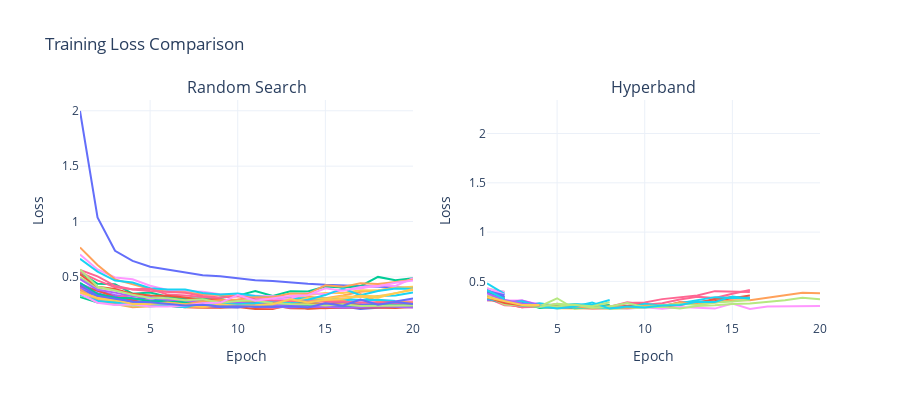

Here is the notebook cell this chart was saved with:
### Markdown cell above
<p style="font-weight: bold; font-size: 20px;">#️ of Trials - Why does it differ so much?</p>

- Hyperband algorithm focuses resources on promising configurations by combining random sampling and early elimination of poor configurations. More combinations can be tested with the same amount of resources (time).

### Code cell
e7_grouped = df_e7.groupby('config.epochs')
df7 = e7_grouped.get_group(20)

e6_grouped = df_e6.groupby('config.epochs')
df6 = e6_grouped.get_group(20)

fig = make_subplots(rows=1, cols=2, subplot_titles=["Random Search", "Hyperband"])

for trial in df7['trial_id'].unique().tolist():
    df = df7[df7['trial_id'] == trial]
    fig.add_trace(go.Scatter(x=df['training_iteration'], y=df['mean_val_loss'], mode='lines'), row=1, col=1)
fig.update_xaxes(title_text="Epoch", row=1, col=1)
fig.update_yaxes(title_text="Loss", row=1, col=1)

for trial in df6['trial_id'].unique().tolist():
    df = df6[df6['trial_id'] == trial]
    fig.add_trace(go.Scatter(x=df['training_iteration'], y=df['mean_val_loss'], mode='lines'), row=1, col=2)
fig.update_xaxes(title_text="Epoch", row=1, col=2)
fig.update_yaxes(title_text="Loss", row=1, col=2)

fig.update_layout(title_text="Training Loss Comparison", showlegend=False, width=900, height=400)

fig.show()

### Figure 1 — Plotly figure (JSON) as saved in the notebook; plotly's stock layout.template omitted (floating-point values rounded to 4 significant figures)
{"data": [{"mode": "lines", "type": "scatter", "x": [1, 2, 3, 4, 5, 6, 7, 8, 9, 10, 11, 12, 13, 14, 15, 16, 17, 18, 19, 20], "xaxis": "x", "y": [1.998, 1.037, 0.736, 0.6453, 0.5924, 0.5654, 0.5429, 0.5143, 0.5053, 0.4849, 0.47, 0.4642, 0.4485, 0.4378, 0.4284, 0.422, 0.4156, 0.4055, 0.4008, 0.3991], "yaxis": "y"}, {"mode": "lines", "type": "scatter", "x": [1, 2, 3, 4, 5, 6, 7, 8, 9, 10, 11, 12, 13, 14, 15, 16, 17, 18, 19, 20], "xaxis": "x", "y": [0.355, 0.3304, 0.2836, 0.2701, 0.2509, 0.2363, 0.2268, 0.2228, 0.2224, 0.2294, 0.2105, 0.2114, 0.2509, 0.2118, 0.2214, 0.2217, 0.2393, 0.2356, 0.2605, 0.2456], "yaxis": "y"}, {"mode": "lines", "type": "scatter", "x": [1, 2, 3, 4, 5, 6, 7, 8, 9, 10, 11, 12, 13, 14, 15, 16, 17, 18, 19, 20], "xaxis": "x", "y": [0.3199, 0.2689, 0.2796, 0.2539, 0.2475, 0.254, 0.2638, 0.2627, 0.3152, 0.3314, 0.3718, 0.3276, 0.3712, 0.3687, 0.4131, 0.4041, 0.4162, 0.5001, 0.4701, 0.4886], "yaxis": "y"}, {"mode": "lines", "type": "scatter", "x": [1, 2, 3, 4, 5, 6, 7, 8, 9, 10, 11, 12, 13, 14, 15, 16, 17, 18, 19, 20], "xaxis": "x", "y": [0.4389, 0.3732, 0.3363, 0.3069, 0.2895, 0.291, 0.2773, 0.2822, 0.2751, 0.2669, 0.2574, 0.2571, 0.2459, 0.2525, 0.2405, 0.2463, 0.2559, 0.2379, 0.2527, 0.2466], "yaxis": "y"}, {"mode": "lines", "type": "scatter", "x": [1, 2, 3, 4, 5, 6, 7, 8, 9, 10, 11, 12, 13, 14, 15, 16, 17, 18, 19, 20], "xaxis": "x", "y": [0.4022, 0.2851, 0.256, 0.2266, 0.2364, 0.2423, 0.2328, 0.2233, 0.2394, 0.2445, 0.2637, 0.2635, 0.281, 0.3215, 0.307, 0.3331, 0.3662, 0.3775, 0.4048, 0.3958], "yaxis": "y"}, {"mode": "lines", "type": "scatter", "x": [1, 2, 3, 4, 5, 6, 7, 8, 9, 10, 11, 12, 13, 14, 15, 16, 17, 18, 19, 20], "xaxis": "x", "y": [0.3574, 0.3238, 0.3151, 0.2515, 0.2355, 0.24, 0.2469, 0.253, 0.2333, 0.2488, 0.2606, 0.2524, 0.2566, 0.2966, 0.2923, 0.2937, 0.286, 0.3271, 0.332, 0.3587], "yaxis": "y"}, {"mode": "lines", "type": "scatter", "x": [1, 2, 3, 4, 5, 6, 7, 8, 9, 10, 11, 12, 13, 14, 15, 16, 17, 18, 19, 20], "xaxis": "x", "y": [0.4029, 0.3433, 0.3105, 0.3422, 0.2735, 0.2717, 0.2487, 0.2568, 0.2523, 0.247, 0.2293, 0.22, 0.2363, 0.2194, 0.2177, 0.2239, 0.2359, 0.2279, 0.2319, 0.2265], "yaxis": "y"}, {"mode": "lines", "type": "scatter", "x": [1, 2, 3, 4, 5, 6, 7, 8, 9, 10, 11, 12, 13, 14, 15, 16, 17, 18, 19, 20], "xaxis": "x", "y": [0.4966, 0.4021, 0.3792, 0.348, 0.332, 0.3171, 0.3024, 0.2927, 0.2773, 0.2731, 0.2682, 0.2832, 0.2607, 0.2689, 0.2513, 0.2445, 0.2456, 0.2483, 0.2391, 0.242], "yaxis": "y"}, {"mode": "lines", "type": "scatter", "x": [1, 2, 3, 4, 5, 6, 7, 8, 9, 10, 11, 12, 13, 14, 15, 16, 17, 18, 19, 20], "xaxis": "x", "y": [0.7022, 0.5679, 0.4946, 0.4795, 0.4203, 0.3822, 0.3741, 0.3654, 0.3441, 0.3401, 0.3296, 0.3247, 0.3198, 0.3015, 0.2995, 0.3069, 0.2847, 0.2878, 0.2826, 0.2857], "yaxis": "y"}, {"mode": "lines", "type": "scatter", "x": [1, 2, 3, 4, 5, 6, 7, 8, 9, 10, 11, 12, 13, 14, 15, 16, 17, 18, 19, 20], "xaxis": "x", "y": [0.3586, 0.3082, 0.2735, 0.2603, 0.2558, 0.2677, 0.2454, 0.2512, 0.2394, 0.2677, 0.2691, 0.2765, 0.3026, 0.3372, 0.3546, 0.3558, 0.3803, 0.3768, 0.4017, 0.411], "yaxis": "y"}, {"mode": "lines", "type": "scatter", "x": [1, 2, 3, 4, 5, 6, 7, 8, 9, 10, 11, 12, 13, 14, 15, 16, 17, 18, 19, 20], "xaxis": "x", "y": [0.4135, 0.3527, 0.3092, 0.2924, 0.3194, 0.2603, 0.2579, 0.2382, 0.2378, 0.2598, 0.229, 0.2428, 0.2349, 0.232, 0.2261, 0.2322, 0.2113, 0.2212, 0.2298, 0.2336], "yaxis": "y"}, {"mode": "lines", "type": "scatter", "x": [1, 2, 3, 4, 5, 6, 7, 8, 9, 10, 11, 12, 13, 14, 15, 16, 17, 18, 19, 20], "xaxis": "x", "y": [0.4147, 0.378, 0.3187, 0.2878, 0.2651, 0.2532, 0.2481, 0.2571, 0.2266, 0.2347, 0.2431, 0.2451, 0.2173, 0.215, 0.2208, 0.2185, 0.2272, 0.2227, 0.2195, 0.2275], "yaxis": "y"}, {"mode": "lines", "type": "scatter", "x": [1, 2, 3, 4, 5, 6, 7, 8, 9, 10, 11, 12, 13, 14, 15, 16, 17, 18, 19, 20], "xaxis": "x", "y": [0.5425, 0.4376, 0.4349, 0.3492, 0.3587, 0.3216, 0.3022, 0.3074, 0.2978, 0.2815, 0.2746, 0.2662, 0.2744, 0.2612, 0.2917, 0.2739, 0.2434, 0.2451, 0.2473, 0.2425], "yaxis": "y"}, {"mode": "lines", "type": "scatter", "x": [1, 2, 3, 4, 5, 6, 7, 8, 9, 10, 11, 12, 13, 14, 15, 16, 17, 18, 19, 20], "xaxis": "x", "y": [0.4016, 0.3234, 0.2917, 0.2738, 0.2469, 0.2419, 0.2718, 0.2413, 0.231, 0.2417, 0.2563, 0.2362, 0.2245, 0.2303, 0.2348, 0.2407, 0.2493, 0.2606, 0.2716, 0.2665], "yaxis": "y"}, {"mode": "lines", "type": "scatter", "x": [1, 2, 3, 4, 5, 6, 7, 8, 9, 10, 11, 12, 13, 14, 15, 16, 17, 18, 19, 20], "xaxis": "x", "y": [0.7663, 0.6071, 0.4781, 0.4316, 0.3898, 0.367, 0.3607, 0.3404, 0.337, 0.3256, 0.312, 0.3136, 0.3044, 0.2939, 0.2884, 0.2849, 0.3463, 0.2776, 0.2768, 0.2724], "yaxis": "y"}, {"mode": "lines", "type": "scatter", "x": [1, 2, 3, 4, 5, 6, 7, 8, 9, 10, 11, 12, 13, 14, 15, 16, 17, 18, 19], "xaxis": "x", "y": [0.6645, 0.5485, 0.4674, 0.4493, 0.3977, 0.3869, 0.3862, 0.3541, 0.3421, 0.3514, 0.3274, 0.3126, 0.3052, 0.3083, 0.3031, 0.3013, 0.2908, 0.2941, 0.282], "yaxis": "y"}, {"mode": "lines", "type": "scatter", "x": [1, 2, 3, 4, 5, 6, 7, 8, 9], "xaxis": "x", "y": [0.5434, 0.4685, 0.4058, 0.3884, 0.3932, 0.3406, 0.3332, 0.3202, 0.3055], "yaxis": "y"}, {"mode": "lines", "type": "scatter", "x": [1, 2, 3, 4, 5], "xaxis": "x", "y": [0.3362, 0.283, 0.2484, 0.2413, 0.2349], "yaxis": "y"}, {"mode": "lines", "type": "scatter", "x": [1, 2, 3, 4, 5, 6, 7, 8, 9, 10, 11, 12, 13, 14, 15, 16, 17, 18, 19, 20], "xaxis": "x", "y": [0.3662, 0.2973, 0.2678, 0.2564, 0.255, 0.2397, 0.2727, 0.2764, 0.2649, 0.2829, 0.3062, 0.291, 0.3046, 0.3549, 0.3441, 0.3827, 0.3966, 0.4244, 0.419, 0.4891], "yaxis": "y"}, {"mode": "lines", "type": "scatter", "x": [1, 2, 3, 4, 5, 6, 7, 8, 9, 10, 11, 12, 13, 14, 15, 16, 17, 18, 19, 20], "xaxis": "x", "y": [0.3776, 0.3048, 0.28, 0.2657, 0.2503, 0.2591, 0.2334, 0.2463, 0.2583, 0.2479, 0.2525, 0.2681, 0.2649, 0.3107, 0.3027, 0.325, 0.3224, 0.313, 0.3538, 0.3817], "yaxis": "y"}, {"mode": "lines", "type": "scatter", "x": [1, 2, 3, 4, 5, 6, 7, 8, 9, 10, 11, 12, 13, 14, 15, 16, 17, 18, 19, 20], "xaxis": "x", "y": [0.3838, 0.3333, 0.322, 0.2677, 0.2729, 0.3104, 0.2525, 0.2381, 0.2285, 0.2246, 0.2516, 0.2343, 0.246, 0.2292, 0.2596, 0.2689, 0.2453, 0.2629, 0.279, 0.306], "yaxis": "y"}, {"mode": "lines", "type": "scatter", "x": [1, 2, 3, 4, 5, 6, 7, 8, 9, 10, 11, 12, 13, 14, 15, 16, 17, 18, 19, 20], "xaxis": "x", "y": [0.5237, 0.4116, 0.3905, 0.3472, 0.3334, 0.3295, 0.3141, 0.2923, 0.2964, 0.2794, 0.2762, 0.2766, 0.2552, 0.2576, 0.2457, 0.2572, 0.2399, 0.2412, 0.2358, 0.2451], "yaxis": "y"}, {"mode": "lines", "type": "scatter", "x": [1, 2, 3, 4, 5, 6, 7, 8, 9, 10, 11, 12, 13, 14, 15, 16, 17, 18, 19, 20], "xaxis": "x", "y": [0.4472, 0.3455, 0.313, 0.3071, 0.2796, 0.2809, 0.271, 0.2626, 0.2509, 0.2384, 0.2568, 0.2443, 0.2418, 0.2399, 0.2397, 0.2429, 0.2304, 0.2456, 0.2342, 0.2421], "yaxis": "y"}, {"mode": "lines", "type": "scatter", "x": [1, 2, 3, 4, 5, 6, 7, 8, 9, 10, 11, 12, 13, 14, 15, 16, 17, 18, 19, 20], "xaxis": "x", "y": [0.4813, 0.3839, 0.3583, 0.3262, 0.3172, 0.2939, 0.2884, 0.2735, 0.2762, 0.2676, 0.2567, 0.2487, 0.2367, 0.2315, 0.2302, 0.2227, 0.2285, 0.2363, 0.2301, 0.2246], "yaxis": "y"}, {"mode": "lines", "type": "scatter", "x": [1, 2, 3, 4, 5, 6, 7, 8, 9, 10, 11, 12, 13, 14, 15, 16, 17, 18, 19, 20], "xaxis": "x", "y": [0.3882, 0.2898, 0.2542, 0.2588, 0.2563, 0.27, 0.254, 0.2786, 0.2902, 0.2972, 0.3166, 0.3163, 0.3506, 0.3474, 0.4245, 0.4104, 0.4424, 0.4359, 0.4542, 0.4741], "yaxis": "y"}, {"mode": "lines", "type": "scatter", "x": [1, 2, 3, 4, 5, 6, 7, 8, 9, 10, 11, 12, 13, 14, 15, 16, 17, 18, 19, 20], "xaxis": "x", "y": [0.3405, 0.2827, 0.2695, 0.2545, 0.2532, 0.237, 0.2254, 0.2575, 0.2533, 0.2529, 0.2633, 0.2832, 0.2626, 0.2936, 0.3362, 0.395, 0.3351, 0.3727, 0.3952, 0.3944], "yaxis": "y"}, {"mode": "lines", "type": "scatter", "x": [1, 2, 3, 4, 5, 6, 7, 8, 9, 10, 11, 12, 13, 14, 15, 16, 17, 18, 19, 20], "xaxis": "x", "y": [0.5636, 0.5058, 0.4199, 0.3863, 0.3741, 0.3674, 0.357, 0.3283, 0.3154, 0.3266, 0.2978, 0.2877, 0.2797, 0.2782, 0.2767, 0.2769, 0.2698, 0.2721, 0.2681, 0.2607], "yaxis": "y"}, {"mode": "lines", "type": "scatter", "x": [1, 2, 3, 4, 5, 6, 7, 8, 9, 10, 11, 12, 13, 14, 15, 16, 17, 18, 19, 20], "xaxis": "x", "y": [0.5675, 0.4117, 0.3773, 0.34, 0.3102, 0.3077, 0.2902, 0.2979, 0.2678, 0.2825, 0.288, 0.2617, 0.2557, 0.2533, 0.2416, 0.2532, 0.237, 0.2375, 0.2376, 0.2417], "yaxis": "y"}, {"mode": "lines", "type": "scatter", "x": [1, 2, 3, 4, 5, 6, 7, 8, 9, 10, 11, 12, 13, 14, 15, 16, 17, 18, 19, 20], "xaxis": "x", "y": [0.35, 0.267, 0.2473, 0.2541, 0.233, 0.2333, 0.2413, 0.2626, 0.2662, 0.3372, 0.2849, 0.3043, 0.3278, 0.3352, 0.3966, 0.3747, 0.4081, 0.4154, 0.4465, 0.4677], "yaxis": "y"}, {"mode": "lines", "type": "scatter", "x": [1, 2, 3, 4, 5, 6, 7, 8, 9, 10, 11, 12, 13, 14, 15, 16, 17, 18, 19, 20], "xaxis": "x", "y": [0.3602, 0.3112, 0.2936, 0.2554, 0.2551, 0.2641, 0.2516, 0.2318, 0.2511, 0.2407, 0.2435, 0.2543, 0.2993, 0.2684, 0.2926, 0.302, 0.329, 0.3246, 0.3517, 0.3918], "yaxis": "y"}, {"mode": "lines", "type": "scatter", "x": [1, 2, 3, 4, 5, 6, 7, 8, 9, 10, 11, 12, 13, 14, 15, 16, 17, 18, 19, 20], "xaxis": "x", "y": [0.4288, 0.3303, 0.3033, 0.2782, 0.271, 0.2565, 0.2416, 0.249, 0.2322, 0.2353, 0.2303, 0.2292, 0.2354, 0.2238, 0.2614, 0.2404, 0.296, 0.2488, 0.2735, 0.2556], "yaxis": "y"}, {"mode": "lines", "type": "scatter", "x": [1, 2, 3, 4, 5, 6, 7, 8, 9, 10, 11, 12, 13, 14, 15, 16], "xaxis": "x2", "y": [0.3336, 0.277, 0.2378, 0.2579, 0.2388, 0.229, 0.2265, 0.2269, 0.2312, 0.2536, 0.2425, 0.2616, 0.2924, 0.3011, 0.3297, 0.3581], "yaxis": "y2"}, {"mode": "lines", "type": "scatter", "x": [1], "xaxis": "x2", "y": [0.6608], "yaxis": "y2"}, {"mode": "lines", "type": "scatter", "x": [1, 2], "xaxis": "x2", "y": [0.3904, 0.3271], "yaxis": "y2"}, {"mode": "lines", "type": "scatter", "x": [1], "xaxis": "x2", "y": [0.8506], "yaxis": "y2"}, {"mode": "lines", "type": "scatter", "x": [1, 2], "xaxis": "x2", "y": [0.4236, 0.3341], "yaxis": "y2"}, {"mode": "lines", "type": "scatter", "x": [1], "xaxis": "x2", "y": [0.5074], "yaxis": "y2"}, {"mode": "lines", "type": "scatter", "x": [1], "xaxis": "x2", "y": [0.4438], "yaxis": "y2"}, {"mode": "lines", "type": "scatter", "x": [1, 2, 3, 4, 5, 6, 7, 8, 9, 10, 11, 12, 13, 14, 15, 16, 17, 18, 19, 20], "xaxis": "x2", "y": [0.3823, 0.3074, 0.3069, 0.264, 0.2586, 0.2578, 0.2352, 0.2378, 0.224, 0.2381, 0.2237, 0.2408, 0.2337, 0.2245, 0.2746, 0.2203, 0.2465, 0.2458, 0.2497, 0.2501], "yaxis": "y2"}, {"mode": "lines", "type": "scatter", "x": [1, 2, 3, 4, 5, 6, 7, 8, 9, 10, 11], "xaxis": "x2", "y": [0.3506, 0.2853, 0.2614, 0.2424, 0.2279, 0.225, 0.2295, 0.2362, 0.2411, 0.2478, 0.261], "yaxis": "y2"}, {"mode": "lines", "type": "scatter", "x": [1], "xaxis": "x2", "y": [2.043], "yaxis": "y2"}, {"mode": "lines", "type": "scatter", "x": [1, 2], "xaxis": "x2", "y": [0.3896, 0.3352], "yaxis": "y2"}, {"mode": "lines", "type": "scatter", "x": [1, 2, 3, 4], "xaxis": "x2", "y": [0.3934, 0.2936, 0.2789, 0.2691], "yaxis": "y2"}, {"mode": "lines", "type": "scatter", "x": [1], "xaxis": "x2", "y": [0.5521], "yaxis": "y2"}, {"mode": "lines", "type": "scatter", "x": [1, 2, 3, 4], "xaxis": "x2", "y": [0.3098, 0.2949, 0.2448, 0.2551], "yaxis": "y2"}, {"mode": "lines", "type": "scatter", "x": [1], "xaxis": "x2", "y": [0.4173], "yaxis": "y2"}, {"mode": "lines", "type": "scatter", "x": [1, 2, 3, 4, 5, 6, 7, 8, 9, 10, 11, 12, 13, 14, 15, 16], "xaxis": "x2", "y": [0.3258, 0.2744, 0.2393, 0.2431, 0.2314, 0.2339, 0.246, 0.2444, 0.2877, 0.2641, 0.2794, 0.3171, 0.3442, 0.3328, 0.3745, 0.4122], "yaxis": "y2"}, {"mode": "lines", "type": "scatter", "x": [1], "xaxis": "x2", "y": [0.5861], "yaxis": "y2"}, {"mode": "lines", "type": "scatter", "x": [1, 2, 3, 4], "xaxis": "x2", "y": [0.3201, 0.2845, 0.2794, 0.2758], "yaxis": "y2"}, {"mode": "lines", "type": "scatter", "x": [1, 2, 3, 4], "xaxis": "x2", "y": [0.3651, 0.2953, 0.286, 0.25], "yaxis": "y2"}, {"mode": "lines", "type": "scatter", "x": [1], "xaxis": "x2", "y": [0.5629], "yaxis": "y2"}, {"mode": "lines", "type": "scatter", "x": [1], "xaxis": "x2", "y": [0.6292], "yaxis": "y2"}, {"mode": "lines", "type": "scatter", "x": [1, 2], "xaxis": "x2", "y": [0.3791, 0.3231], "yaxis": "y2"}, {"mode": "lines", "type": "scatter", "x": [1, 2], "xaxis": "x2", "y": [0.4168, 0.3109], "yaxis": "y2"}, {"mode": "lines", "type": "scatter", "x": [1, 2, 3, 4, 5, 6, 7, 8], "xaxis": "x2", "y": [0.3398, 0.2874, 0.2615, 0.2569, 0.2432, 0.2415, 0.2467, 0.2578], "yaxis": "y2"}, {"mode": "lines", "type": "scatter", "x": [1, 2, 3, 4, 5, 6, 7, 8], "xaxis": "x2", "y": [0.3368, 0.287, 0.2499, 0.2782, 0.2528, 0.2713, 0.2609, 0.3108], "yaxis": "y2"}, {"mode": "lines", "type": "scatter", "x": [1, 2, 3, 4, 5, 6, 7, 8, 9, 10, 11, 12, 13, 14, 15, 16], "xaxis": "x2", "y": [0.3327, 0.2585, 0.2497, 0.2405, 0.2737, 0.2317, 0.2398, 0.2413, 0.2817, 0.2863, 0.3204, 0.3391, 0.3567, 0.4014, 0.3935, 0.3915], "yaxis": "y2"}, {"mode": "lines", "type": "scatter", "x": [1, 2], "xaxis": "x2", "y": [0.4281, 0.3917], "yaxis": "y2"}, {"mode": "lines", "type": "scatter", "x": [1, 2], "xaxis": "x2", "y": [0.4195, 0.396], "yaxis": "y2"}, {"mode": "lines", "type": "scatter", "x": [1], "xaxis": "x2", "y": [0.4297], "yaxis": "y2"}, {"mode": "lines", "type": "scatter", "x": [1], "xaxis": "x2", "y": [0.6155], "yaxis": "y2"}, {"mode": "lines", "type": "scatter", "x": [1, 2, 3, 4, 5, 6, 7, 8, 9, 10, 11, 12, 13, 14, 15, 16], "xaxis": "x2", "y": [0.341, 0.2755, 0.2634, 0.2507, 0.248, 0.2367, 0.2358, 0.233, 0.2531, 0.2693, 0.2437, 0.2895, 0.2834, 0.3211, 0.3416, 0.3325], "yaxis": "y2"}, {"mode": "lines", "type": "scatter", "x": [1], "xaxis": "x2", "y": [0.6846], "yaxis": "y2"}, {"mode": "lines", "type": "scatter", "x": [1, 2], "xaxis": "x2", "y": [0.31, 0.3158], "yaxis": "y2"}, {"mode": "lines", "type": "scatter", "x": [1], "xaxis": "x2", "y": [0.7276], "yaxis": "y2"}, {"mode": "lines", "type": "scatter", "x": [1, 2], "xaxis": "x2", "y": [0.4161, 0.3341], "yaxis": "y2"}, {"mode": "lines", "type": "scatter", "x": [1], "xaxis": "x2", "y": [0.4494], "yaxis": "y2"}, {"mode": "lines", "type": "scatter", "x": [1, 2, 3, 4, 5, 6, 7, 8, 9, 10, 11, 12, 13, 14, 15, 16, 17, 18, 19, 20], "xaxis": "x2", "y": [0.4048, 0.2981, 0.2644, 0.2469, 0.3293, 0.2229, 0.2376, 0.2227, 0.2268, 0.2373, 0.243, 0.2265, 0.2519, 0.2594, 0.272, 0.2755, 0.2928, 0.3093, 0.3355, 0.3192], "yaxis": "y2"}, {"mode": "lines", "type": "scatter", "x": [1, 2], "xaxis": "x2", "y": [0.3663, 0.3151], "yaxis": "y2"}, {"mode": "lines", "type": "scatter", "x": [1, 2], "xaxis": "x2", "y": [0.368, 0.3256], "yaxis": "y2"}, {"mode": "lines", "type": "scatter", "x": [1], "xaxis": "x2", "y": [0.6553], "yaxis": "y2"}, {"mode": "lines", "type": "scatter", "x": [1], "xaxis": "x2", "y": [0.707], "yaxis": "y2"}, {"mode": "lines", "type": "scatter", "x": [1, 2, 3, 4, 5, 6, 7, 8], "xaxis": "x2", "y": [0.3247, 0.2808, 0.2863, 0.2315, 0.2434, 0.2353, 0.2389, 0.2606], "yaxis": "y2"}, {"mode": "lines", "type": "scatter", "x": [1], "xaxis": "x2", "y": [0.708], "yaxis": "y2"}, {"mode": "lines", "type": "scatter", "x": [1], "xaxis": "x2", "y": [0.5112], "yaxis": "y2"}, {"mode": "lines", "type": "scatter", "x": [1, 2], "xaxis": "x2", "y": [0.4799, 0.3748], "yaxis": "y2"}, {"mode": "lines", "type": "scatter", "x": [1, 2], "xaxis": "x2", "y": [0.3634, 0.3345], "yaxis": "y2"}, {"mode": "lines", "type": "scatter", "x": [1], "xaxis": "x2", "y": [0.7621], "yaxis": "y2"}, {"mode": "lines", "type": "scatter", "x": [1, 2], "xaxis": "x2", "y": [0.3671, 0.317], "yaxis": "y2"}, {"mode": "lines", "type": "scatter", "x": [1, 2], "xaxis": "x2", "y": [0.4097, 0.3348], "yaxis": "y2"}, {"mode": "lines", "type": "scatter", "x": [1, 2], "xaxis": "x2", "y": [0.4165, 0.3402], "yaxis": "y2"}, {"mode": "lines", "type": "scatter", "x": [1], "xaxis": "x2", "y": [0.4327], "yaxis": "y2"}, {"mode": "lines", "type": "scatter", "x": [1], "xaxis": "x2", "y": [0.5345], "yaxis": "y2"}, {"mode": "lines", "type": "scatter", "x": [1, 2, 3, 4], "xaxis": "x2", "y": [0.4058, 0.2858, 0.3066, 0.2576], "yaxis": "y2"}, {"mode": "lines", "type": "scatter", "x": [1], "xaxis": "x2", "y": [0.46], "yaxis": "y2"}, {"mode": "lines", "type": "scatter", "x": [1, 2, 3, 4, 5, 6, 7, 8, 9, 10, 11, 12, 13, 14, 15, 16], "xaxis": "x2", "y": [0.3399, 0.2823, 0.2986, 0.2443, 0.238, 0.2371, 0.235, 0.2365, 0.2327, 0.274, 0.2541, 0.2786, 0.3087, 0.3407, 0.3323, 0.3333], "yaxis": "y2"}, {"mode": "lines", "type": "scatter", "x": [1], "xaxis": "x2", "y": [0.6438], "yaxis": "y2"}, {"mode": "lines", "type": "scatter", "x": [1], "xaxis": "x2", "y": [0.7397], "yaxis": "y2"}, {"mode": "lines", "type": "scatter", "x": [1, 2], "xaxis": "x2", "y": [0.4308, 0.3652], "yaxis": "y2"}, {"mode": "lines", "type": "scatter", "x": [1], "xaxis": "x2", "y": [2.228], "yaxis": "y2"}, {"mode": "lines", "type": "scatter", "x": [1], "xaxis": "x2", "y": [0.4991], "yaxis": "y2"}, {"mode": "lines", "type": "scatter", "x": [1, 2], "xaxis": "x2", "y": [0.3495, 0.3202], "yaxis": "y2"}, {"mode": "lines", "type": "scatter", "x": [1, 2], "xaxis": "x2", "y": [0.3956, 0.3234], "yaxis": "y2"}, {"mode": "lines", "type": "scatter", "x": [1, 2, 3, 4], "xaxis": "x2", "y": [0.3283, 0.2883, 0.267, 0.2608], "yaxis": "y2"}, {"mode": "lines", "type": "scatter", "x": [1, 2, 3, 4, 5, 6, 7, 8, 9, 10, 11, 12, 13, 14, 15, 16, 17, 18, 19, 20], "xaxis": "x2", "y": [0.3367, 0.3026, 0.2749, 0.2506, 0.2428, 0.2486, 0.2312, 0.2482, 0.2317, 0.252, 0.252, 0.2866, 0.2695, 0.2857, 0.3083, 0.31, 0.3357, 0.356, 0.3859, 0.3795], "yaxis": "y2"}, {"mode": "lines", "type": "scatter", "x": [1], "xaxis": "x2", "y": [0.609], "yaxis": "y2"}, {"mode": "lines", "type": "scatter", "x": [1], "xaxis": "x2", "y": [1.453], "yaxis": "y2"}, {"mode": "lines", "type": "scatter", "x": [1, 2, 3, 4, 5, 6, 7, 8, 9, 10, 11, 12, 13, 14, 15, 16], "xaxis": "x2", "y": [0.3514, 0.3035, 0.2617, 0.2458, 0.2456, 0.2658, 0.2321, 0.245, 0.2797, 0.2395, 0.2546, 0.2724, 0.2613, 0.2863, 0.2958, 0.3146], "yaxis": "y2"}, {"mode": "lines", "type": "scatter", "x": [1], "xaxis": "x2", "y": [0.6117], "yaxis": "y2"}, {"mode": "lines", "type": "scatter", "x": [1], "xaxis": "x2", "y": [0.5196], "yaxis": "y2"}, {"mode": "lines", "type": "scatter", "x": [1], "xaxis": "x2", "y": [0.6405], "yaxis": "y2"}, {"mode": "lines", "type": "scatter", "x": [1], "xaxis": "x2", "y": [0.5547], "yaxis": "y2"}, {"mode": "lines", "type": "scatter", "x": [1], "xaxis": "x2", "y": [0.4462], "yaxis": "y2"}, {"mode": "lines", "type": "scatter", "x": [1], "xaxis": "x2", "y": [0.5062], "yaxis": "y2"}, {"mode": "lines", "type": "scatter", "x": [1], "xaxis": "x2", "y": [0.545], "yaxis": "y2"}, {"mode": "lines", "type": "scatter", "x": [1, 2, 3, 4, 5, 6, 7, 8, 9, 10, 11, 12, 13, 14, 15, 16], "xaxis": "x2", "y": [0.3301, 0.2868, 0.2515, 0.2483, 0.2255, 0.2456, 0.2852, 0.2244, 0.2454, 0.2345, 0.2567, 0.2618, 0.2938, 0.2905, 0.3482, 0.3238], "yaxis": "y2"}, {"mode": "lines", "type": "scatter", "x": [1], "xaxis": "x2", "y": [0.6396], "yaxis": "y2"}, {"mode": "lines", "type": "scatter", "x": [1, 2, 3, 4, 5, 6, 7, 8], "xaxis": "x2", "y": [0.3522, 0.2665, 0.2552, 0.2435, 0.274, 0.2574, 0.2483, 0.2887], "yaxis": "y2"}, {"mode": "lines", "type": "scatter", "x": [1], "xaxis": "x2", "y": [0.4698], "yaxis": "y2"}, {"mode": "lines", "type": "scatter", "x": [1], "xaxis": "x2", "y": [0.527], "yaxis": "y2"}, {"mode": "lines", "type": "scatter", "x": [1, 2], "xaxis": "x2", "y": [0.4036, 0.3595], "yaxis": "y2"}, {"mode": "lines", "type": "scatter", "x": [1, 2, 3, 4], "xaxis": "x2", "y": [0.3404, 0.2818, 0.2577, 0.2579], "yaxis": "y2"}, {"mode": "lines", "type": "scatter", "x": [1], "xaxis": "x2", "y": [0.5029], "yaxis": "y2"}, {"mode": "lines", "type": "scatter", "x": [1, 2, 3, 4], "xaxis": "x2", "y": [0.3807, 0.3117, 0.2752, 0.2559], "yaxis": "y2"}, {"mode": "lines", "type": "scatter", "x": [1], "xaxis": "x2", "y": [0.5227], "yaxis": "y2"}, {"mode": "lines", "type": "scatter", "x": [1, 2], "xaxis": "x2", "y": [0.4123, 0.3219], "yaxis": "y2"}, {"mode": "lines", "type": "scatter", "x": [1], "xaxis": "x2", "y": [0.5109], "yaxis": "y2"}, {"mode": "lines", "type": "scatter", "x": [1], "xaxis": "x2", "y": [0.6755], "yaxis": "y2"}, {"mode": "lines", "type": "scatter", "x": [1], "xaxis": "x2", "y": [0.4407], "yaxis": "y2"}, {"mode": "lines", "type": "scatter", "x": [1, 2, 3, 4], "xaxis": "x2", "y": [0.3409, 0.2976, 0.2615, 0.2619], "yaxis": "y2"}], "layout": {"annotations": [{"font": {"size": 16}, "showarrow": false, "text": "Random Search", "x": 0.225, "xanchor": "center", "xref": "paper", "y": 1, "yanchor": "bottom", "yref": "paper"}, {"font": {"size": 16}, "showarrow": false, "text": "Hyperband", "x": 0.775, "xanchor": "center", "xref": "paper", "y": 1, "yanchor": "bottom", "yref": "paper"}], "height": 400, "showlegend": false, "title": {"text": "Training Loss Comparison"}, "width": 900, "xaxis": {"anchor": "y", "domain": [0, 0.45], "title": {"text": "Epoch"}}, "xaxis2": {"anchor": "y2", "domain": [0.55, 1], "title": {"text": "Epoch"}}, "yaxis": {"anchor": "x", "domain": [0, 1], "title": {"text": "Loss"}}, "yaxis2": {"anchor": "x2", "domain": [0, 1], "title": {"text": "Loss"}}}}
